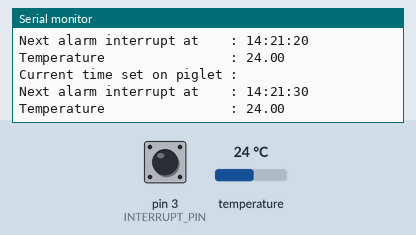
Recording of a sketch running on a simulated Arduino Uno, built with avr-gcc and run on an emulated ATmega328P. Shown: the last lines printed to the serial monitor. The inputs (shaded band) are chosen by the test bench; at power-on: temperature 24 °C, pin 3 (INTERRUPT_PIN) HIGH. The local clock reads 2024-03-15 10:24:30 at power-on unless the sketch sets it; the sensor or clock chip raises its interrupt line as the real part does.

Above: at 10.8 s.
10.9 s: temperature set to 12 °C
At 20.5 s:
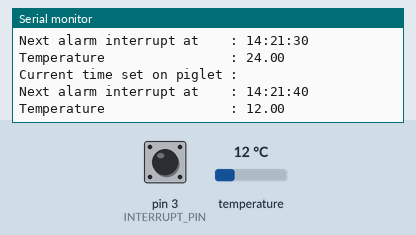
20.9 s: temperature set to 19 °C
At 30.9 s:
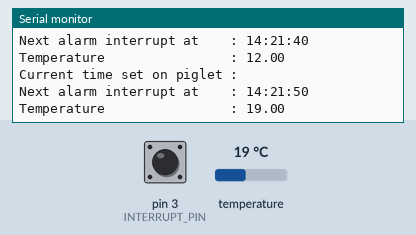
Timing chart, 0 to 32.4 s (numbered marks = the images above; inputs shaded):
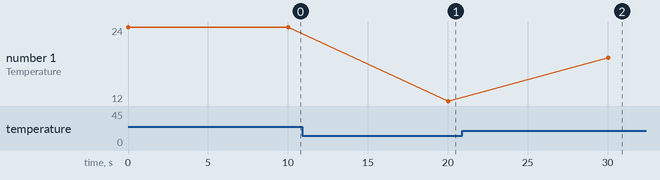

The sketch:

Piglet_DS3232_RTC.ino
```cpp
// (licence header left out)
#include <DS3232RTC.h>    //http://github.com/JChristensen/DS3232RTC
#include <TimeLib.h>      //http://playground.arduino.cc/Code/Time
#include <Wire.h>         //http://arduino.cc/en/Reference/Wire (included with Arduino IDE)
#include <math.h>

#define INTERRUPT_PIN 3 // interrupt for RTC
#define LED_PIN 9 //onboard LED
#define RTC_CLOCK_PIN 7 //power for the RTC
#define WAKEINTERVAL 10 //period between the alarm interrupts

typedef struct { //this structure is to hold the results of the conversion from seconds to hours mins and seconds
   int tHours;
   int tMinutes;
   int tSeconds;
} t_hms;

bool rtcTrigger = true; //setup trigger initially to get the alarm going

void setup() {
  Serial.begin(38400);
  initAlarm(); //initialise the alarm
  attachInterrupt(digitalPinToInterrupt(INTERRUPT_PIN), rtcInterrupt, FALLING); //interrupt to fire when alarm time reached
  writeTime(1485094870); //set the time seconds since Jan 01 1970. (UTC)
}

void loop() {
  if (rtcTrigger){
    Serial.print("Current time set on piglet : ");Serial.println(String(getTime())); //print time set to serial
    t_hms ts = setAlarm(WAKEINTERVAL); //set alarm to trigger again in x seconds time
    Serial.print("Next alarm interrupt at    : ");Serial.print(ts.tHours);Serial.print(":");Serial.print(ts.tMinutes);Serial.print(":");Serial.println(ts.tSeconds);
    Serial.print("Temperature                : ");Serial.println(String(getTemp()));
    Serial.println();
  }
}

void rtcInterrupt(){
  rtcTrigger = true; //get it back in the loop
}

t_hms setAlarm(long inSecondsTime){
  rtcTrigger = false; //reset the interrupt trigger
  digitalWrite(RTC_CLOCK_PIN, HIGH); //power up the clock
  RTC.alarm(ALARM_1); // reset the alarm
  time_t t = RTC.get();  // get the time
  long totalSeconds = (long(hour(t)) * 60 * 60)+ (long(minute(t)) * 60) + long(second(t)) + inSecondsTime;  //calculate second to wake up on
  t_hms ts = convertHMS(totalSeconds); // calculate wakeup time in hours minutes and seconds
  RTC.setAlarm(ALM1_MATCH_HOURS , ts.tSeconds, ts.tMinutes, ts.tHours, 0); //set the alarm
  digitalWrite(RTC_CLOCK_PIN, LOW); //sleep the rt clock to save power
  return ts;
}

void initAlarm(){

  pinMode(RTC_CLOCK_PIN, OUTPUT);
  digitalWrite(RTC_CLOCK_PIN, HIGH);          // powers up rtc clock
  RTC.squareWave(SQWAVE_NONE);                // no square wave
  RTC.alarmInterrupt(ALARM_2, false);         // disables alarm 2
  RTC.alarmInterrupt(ALARM_1, true);          // This alarm has resolution in seconds
  RTC.setAlarm(ALM1_MATCH_HOURS, 0, 0, 0, 0); // match alarm when hours mins and seconds match so longest sleep duration is 24 hours
  digitalWrite(RTC_CLOCK_PIN, LOW);           // puts the RTC into sleep mode and saves power

}

t_hms convertHMS(long tSec){
   if (tSec >= 86400) tSec = tSec - 86400;
   int remainder = tSec % (60*60);
   int tHours = (tSec - (remainder))/(60*60);
   int tSeconds = remainder % 60;
   int tMinutes = (remainder - tSeconds)/60;
   t_hms out;
   out.tHours = tHours;
   out.tMinutes = tMinutes;
   out.tSeconds = tSeconds;
   return out;
}

char* getTime(){

  char timeBuff[30];
  digitalWrite(RTC_CLOCK_PIN, HIGH);  //turn on real time clock dont forget to turn on before using
  time_t t = RTC.get(); //get the time
  timeFormat(t).toCharArray(timeBuff, 30);  //format into a readable time and date
  digitalWrite(RTC_CLOCK_PIN, LOW); // puts the RTC into sleep mode and saves power
  return timeBuff;

}

float getTemp(){

  digitalWrite(RTC_CLOCK_PIN, HIGH);
  int tp = RTC.temperature(); //get the temp
  float celsius = tp / 4.0; //do conversion to degrees centigrade
  digitalWrite(RTC_CLOCK_PIN, HIGH);
  return celsius;

}

void writeTime(long timeInSeconds){
  digitalWrite(RTC_CLOCK_PIN, HIGH);
  RTC.set(timeInSeconds);
  digitalWrite(RTC_CLOCK_PIN, LOW);
}

String timeFormat(time_t t) {
  String timeString = String(hour(t)) + printDigits(minute(t)) + printDigits(second(t)) + " " + String(day(t)) + " " + String(month(t)) + " " + String(year(t));
  return timeString;
}

String printDigits(int digits) {
  String x = ":";
  if (digits < 10) {
    x = x + "0";
  }
  x = x + String(digits);
  return x;
}
```

Measured:
- after the input at 10.9 s, the serial monitor: prints a new line after 9.1 s (image 1)
- after the input at 20.9 s, the serial monitor: prints a new line after 9.2 s (image 2)
- plotted number 1: 24 → 12 after the input at 10.9 s, 12 → 19 after the input at 20.9 s
